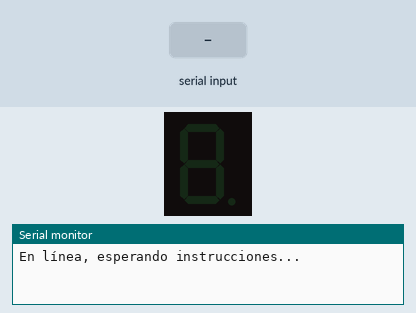
Recording of a sketch running on a simulated Arduino Uno, built with avr-gcc and run on an emulated ATmega328P. Shown: 1-digit seven-segment display, the last lines printed to the serial monitor. Wiring (inferred from the names in the program): 1-digit 7-segment display, segments lit when HIGH: segments pin 10, pin 11, pin 12, pin 13, A0, A1, A2, A3. The test bench sets the inputs (shaded band). The segment pins are drawn as the display they are named for.

Above: at 1.2 s.
1.3 s: "sum" received over Serial
At 3.4 s:
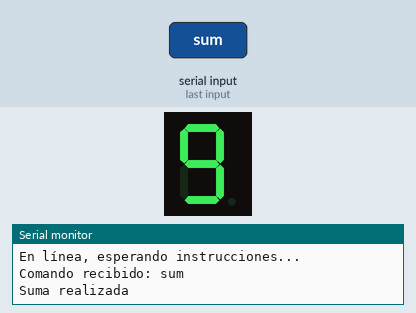
3.8 s: "di" received over Serial
At 5.3 s:
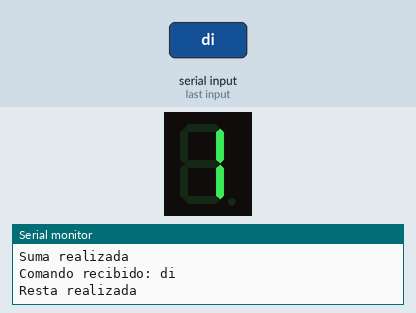
6.3 s: "mul" received over Serial
At 8.4 s:
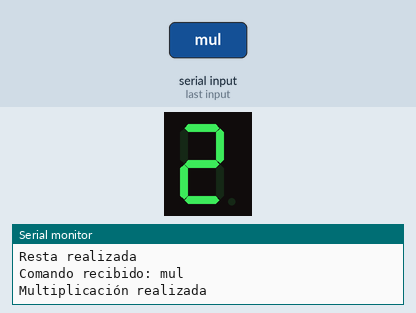
8.8 s: "div" received over Serial
At 10.3 s:
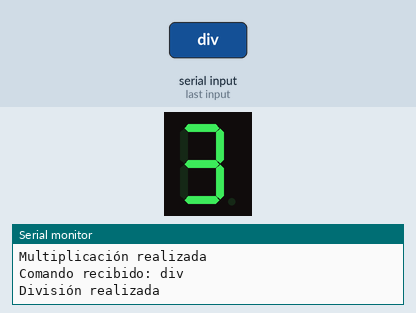
11.3 s: "and" received over Serial
At 13.4 s:
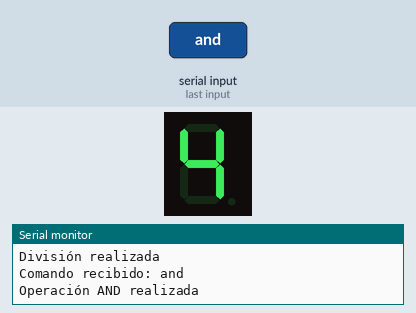
13.8 s: "or" received over Serial
At 15.3 s:
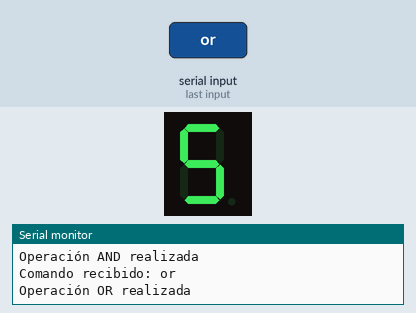
Timing chart, 0 to 16.8 s (numbered marks = the images above; inputs shaded):
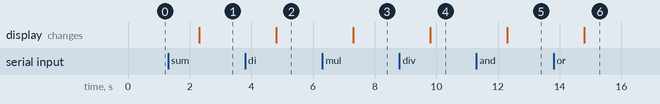

Measured:
- after the input at 1.3 s, the display: changes after 1.0 s (image 1)
- after the input at 3.8 s, the display: changes after 1.0 s (image 2)
- after the input at 6.3 s, the display: changes after 1.0 s (image 3)
- after the input at 8.8 s, the display: changes after 1.0 s (image 4)
- after the input at 11.3 s, the display: changes after 1.0 s (image 5)
- after the input at 13.8 s, the display: changes after 1.0 s (image 6)

The sketch:

ENSAMBLADOR.ino
```cpp
// Configuración de pines del display de 7 segmentos
const int segmentA = 10;
const int segmentB = 11;
const int segmentC = 12;
const int segmentD = 13;
const int segmentE = A0;
const int segmentF = A1;
const int segmentG = A2;
const int segmentDP = A3;

void setup() {
  // Configuración de salidas para el display
  pinMode(segmentA, OUTPUT);
  pinMode(segmentB, OUTPUT);
  pinMode(segmentC, OUTPUT);
  pinMode(segmentD, OUTPUT);
  pinMode(segmentE, OUTPUT);
  pinMode(segmentF, OUTPUT);
  pinMode(segmentG, OUTPUT);
  pinMode(segmentDP, OUTPUT);

  // Inicio de la comunicación serial
  Serial.begin(9600);
  Serial.println("En línea, esperando instrucciones...");
}

void loop() {
  // Leer la entrada serial
  if (Serial.available()) {
    char data[20];
    int number_of_bytes_received = Serial.readBytesUntil(13, data, 20);  // Lee hasta retorno de carro (13)
    data[number_of_bytes_received] = 0;  // Asegura que la cadena termine en 0

    // Imprime el comando recibido
    Serial.print("Comando recibido: ");
    Serial.println(data);

    // Llama a la función adecuada dependiendo del comando
    if (strcmp(data, "sum") == 0) {
      Serial.println("Suma realizada");
      mostrarNumero(9);  // Muestra 9
    }
    else if (strcmp(data, "di") == 0) {
      Serial.println("Resta realizada");
      mostrarNumero(1);
    }
    else if (strcmp(data, "mul") == 0) {
      Serial.println("Multiplicación realizada");
      mostrarNumero(2);
    }
    else if (strcmp(data, "div") == 0) {
      Serial.println("División realizada");
      mostrarNumero(3);
    }
    else if (strcmp(data, "and") == 0) {
      Serial.println("Operación AND realizada");
      mostrarNumero(4);
    }
    else if (strcmp(data, "or") == 0) {
      Serial.println("Operación OR realizada");
      mostrarNumero(5);
    }
    else if (strcmp(data, "xor") == 0) {
      Serial.println("Operación XOR realizada");
      mostrarNumero(6);
    }
    else if (strcmp(data, "error_div") == 0) {
      Serial.println("Error en división");
      mostrarNumero(8);
    }
    else if (strcmp(data, "error_sub") == 0) {
      Serial.println("Error en resta negativa");
      mostrarNumero(9);
    }
  }
}

// Función para mostrar el número en el display de 7 segmentos
void mostrarNumero(int numero) {
  // Apagar todos los segmentos
  digitalWrite(segmentA, LOW);
  digitalWrite(segmentB, LOW);
  digitalWrite(segmentC, LOW);
  digitalWrite(segmentD, LOW);
  digitalWrite(segmentE, LOW);
  digitalWrite(segmentF, LOW);
  digitalWrite(segmentG, LOW);
  digitalWrite(segmentDP, LOW);

  // Mostrar el número correspondiente en el display
  switch (numero) {
    case 0:
      digitalWrite(segmentA, HIGH);
      digitalWrite(segmentB, HIGH);
      digitalWrite(segmentC, HIGH);
      digitalWrite(segmentD, HIGH);
      digitalWrite(segmentE, HIGH);
      digitalWrite(segmentF, HIGH);
      break;
    case 1:
      digitalWrite(segmentB, HIGH);
      digitalWrite(segmentC, HIGH);
      break;
    case 2:
      digitalWrite(segmentA, HIGH);
      digitalWrite(segmentB, HIGH);
      digitalWrite(segmentD, HIGH);
      digitalWrite(segmentE, HIGH);
      digitalWrite(segmentG, HIGH);
      break;
    case 3:
      digitalWrite(segmentA, HIGH);
      digitalWrite(segmentB, HIGH);
      digitalWrite(segmentC, HIGH);
      digitalWrite(segmentD, HIGH);
      digitalWrite(segmentG, HIGH);
      break;
    case 4:
      digitalWrite(segmentB, HIGH);
      digitalWrite(segmentC, HIGH);
      digitalWrite(segmentF, HIGH);
      digitalWrite(segmentG, HIGH);
      break;
    case 5:
      digitalWrite(segmentA, HIGH);
      digitalWrite(segmentC, HIGH);
      digitalWrite(segmentD, HIGH);
      digitalWrite(segmentF, HIGH);
      digitalWrite(segmentG, HIGH);
      break;
    case 6:
      digitalWrite(segmentA, HIGH);
      digitalWrite(segmentC, HIGH);
      digitalWrite(segmentD, HIGH);
      digitalWrite(segmentE, HIGH);
      digitalWrite(segmentF, HIGH);
      digitalWrite(segmentG, HIGH);
      break;
    case 7:
      digitalWrite(segmentA, HIGH);
      digitalWrite(segmentB, HIGH);
      digitalWrite(segmentC, HIGH);
      break;
    case 8:
      digitalWrite(segmentA, HIGH);
      digitalWrite(segmentB, HIGH);
      digitalWrite(segmentC, HIGH);
      digitalWrite(segmentD, HIGH);
      digitalWrite(segmentE, HIGH);
      digitalWrite(segmentF, HIGH);
      digitalWrite(segmentG, HIGH);
      break;
    case 9:
      digitalWrite(segmentA, HIGH);
      digitalWrite(segmentB, HIGH);
      digitalWrite(segmentC, HIGH);
      digitalWrite(segmentD, HIGH);
      digitalWrite(segmentF, HIGH);
      digitalWrite(segmentG, HIGH);
      break;
  }
}
```
